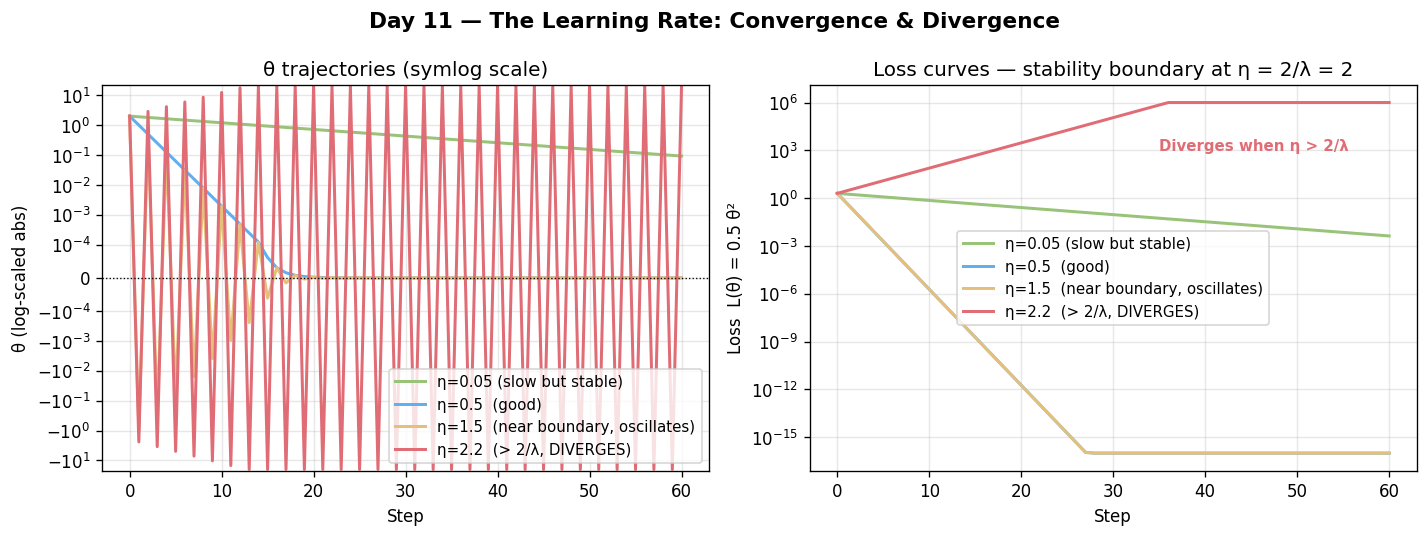

This figure's Python source:
import numpy as np
import matplotlib.pyplot as plt

# 1D quadratic loss: L(theta) = 0.5 * theta^2  (lambda = 1, optimum at 0)
# Exact GD: theta_{t+1} = (1 - lr) * theta_t
def gd_quadratic(lr, steps=60, theta0=2.0):
    theta = theta0
    path = [theta]
    for _ in range(steps):
        theta = theta - lr * theta   # grad = theta for L = 0.5*theta^2
        path.append(theta)
    return np.array(path)

steps = 60
cases = [
    (0.05, "#98c379", "η=0.05 (slow but stable)"),
    (0.5,  "#61afef", "η=0.5  (good)"),
    (1.5,  "#e5c07b", "η=1.5  (near boundary, oscillates)"),
    (2.2,  "#e06c75", "η=2.2  (> 2/λ, DIVERGES)"),
]

fig, axes = plt.subplots(1, 2, figsize=(12, 4.5))
fig.suptitle("Day 11 — The Learning Rate: Convergence & Divergence", fontsize=13, fontweight="bold")

ax = axes[0]
for lr, color, label in cases:
    path = gd_quadratic(lr, steps)
    path_clipped = np.clip(path, -20, 20)
    ax.plot(range(steps + 1), path_clipped, color=color, linewidth=1.8, label=label)
ax.axhline(0, color="k", linewidth=0.8, linestyle=":")
ax.set_xlabel("Step"); ax.set_ylabel("θ (log-scaled abs)")
ax.set_yscale("symlog", linthresh=1e-4)
ax.set_title("θ trajectories (symlog scale)")
ax.legend(fontsize=9); ax.grid(True, alpha=0.3)

ax2 = axes[1]
for lr, color, label in cases:
    path = gd_quadratic(lr, steps)
    losses = 0.5 * path**2
    losses_clipped = np.clip(losses, 1e-16, 1e6)
    ax2.plot(range(steps + 1), losses_clipped, color=color, linewidth=1.8, label=label)
ax2.set_yscale("log")
ax2.set_xlabel("Step"); ax2.set_ylabel("Loss  L(θ) = 0.5 θ²")
ax2.set_title("Loss curves — stability boundary at η = 2/λ = 2")
ax2.legend(fontsize=9); ax2.grid(True, alpha=0.3)

# Annotate the stability boundary
ax2.axvline(0, color="k", linewidth=0)
ax2.text(35, 1e3, "Diverges when η > 2/λ", fontsize=9, color="#e06c75", fontweight="bold")

plt.tight_layout()
plt.savefig("graph_DAY_11.png", dpi=120, bbox_inches="tight")
print("graph_DAY_11.png saved")
